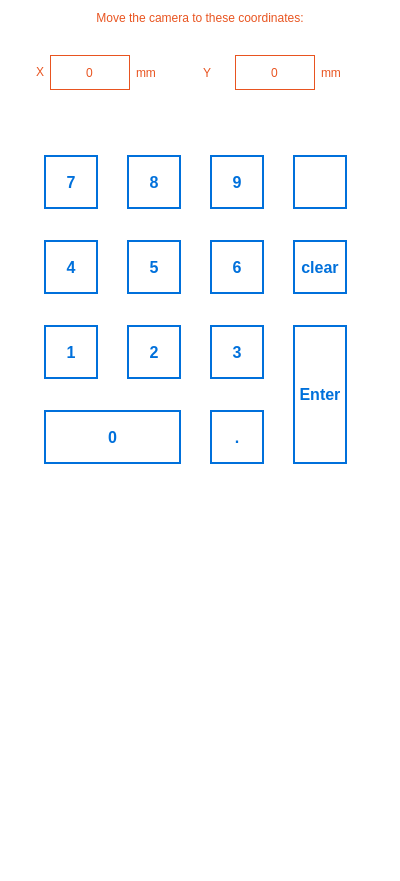
     <widget class="QWidget" name="moveLeftCamWidget" native="true">
      <property name="geometry">
       <rect>
        <x>50</x>
        <y>30</y>
        <width>400</width>
        <height>881</height>
       </rect>
      </property>
      <property name="sizePolicy">
       <sizepolicy hsizetype="Fixed" vsizetype="Preferred">
        <horstretch>0</horstretch>
        <verstretch>0</verstretch>
       </sizepolicy>
      </property>
      <property name="minimumSize">
       <size>
        <width>400</width>
        <height>0</height>
       </size>
      </property>
      <property name="maximumSize">
       <size>
        <width>0</width>
        <height>16777215</height>
       </size>
      </property>
      <property name="styleSheet">
       <string notr="true">background-color: #fff;
border-bottom-right-radius: 240px;</string>
      </property>
      <layout class="QVBoxLayout" name="verticalLayout_6" stretch="0,5,45">
       <item>
        <widget class="QLabel" name="label_27">
         <property name="maximumSize">
          <size>
           <width>16777215</width>
           <height>16777215</height>
          </size>
         </property>
         <property name="styleSheet">
          <string notr="true">text-align: left;
font: normal normal bold 15px/15px Arial;
letter-spacing: 0px;
color: #E85420;
opacity: 1;</string>
         </property>
         <property name="text">
          <string>Move the camera to these coordinates:</string>
         </property>
         <property name="alignment">
          <set>Qt::AlignmentFlag::AlignCenter</set>
         </property>
         <property name="wordWrap">
          <bool>true</bool>
         </property>
        </widget>
       </item>
       <item>
        <layout class="QHBoxLayout" name="horizontalLayout_9">
         <property name="leftMargin">
          <number>25</number>
         </property>
         <property name="rightMargin">
          <number>25</number>
         </property>
         <item>
          <widget class="QLabel" name="label_28">
           <property name="sizePolicy">
            <sizepolicy hsizetype="Fixed" vsizetype="Fixed">
             <horstretch>0</horstretch>
             <verstretch>0</verstretch>
            </sizepolicy>
           </property>
           <property name="styleSheet">
            <string notr="true">text-align: left;
font: normal normal 20px/20px Arial;
letter-spacing: 0px;
color: #E85420;
opacity: 1;</string>
           </property>
           <property name="text">
            <string>X</string>
           </property>
          </widget>
         </item>
         <item>
          <widget class="QSpinBox" name="spinBox">
           <property name="sizePolicy">
            <sizepolicy hsizetype="Expanding" vsizetype="Fixed">
             <horstretch>0</horstretch>
             <verstretch>0</verstretch>
            </sizepolicy>
           </property>
           <property name="maximumSize">
            <size>
             <width>80</width>
             <height>35</height>
            </size>
           </property>
           <property name="styleSheet">
            <string notr="true">border: 1px solid #E85420;
text-align: center;
font: normal normal bold 15px/19px Arial;
letter-spacing: 0px;
color: #E85420;
</string>
           </property>
           <property name="alignment">
            <set>Qt::AlignmentFlag::AlignCenter</set>
           </property>
           <property name="buttonSymbols">
            <enum>QAbstractSpinBox::ButtonSymbols::NoButtons</enum>
           </property>
           <property name="maximum">
            <number>999999999</number>
           </property>
          </widget>
         </item>
         <item>
          <widget class="QLabel" name="label_29">
           <property name="styleSheet">
            <string notr="true">text-align: left;
font: normal normal 20px/20px Arial;
letter-spacing: 0px;
color: #E85420;
opacity: 1;</string>
           </property>
           <property name="text">
            <string>mm</string>
           </property>
          </widget>
         </item>
         <item>
          <widget class="QLabel" name="label_30">
           <property name="styleSheet">
            <string notr="true">text-align: left;
font: normal normal 20px/20px Arial;
letter-spacing: 0px;
color: #E85420;
opacity: 1;</string>
           </property>
           <property name="text">
            <string>Y</string>
           </property>
           <property name="alignment">
            <set>Qt::AlignmentFlag::AlignCenter</set>
           </property>
          </widget>
         </item>
         <item>
          <widget class="QSpinBox" name="spinBox_2">
           <property name="sizePolicy">
            <sizepolicy hsizetype="Expanding" vsizetype="Fixed">
             <horstretch>0</horstretch>
             <verstretch>0</verstretch>
            </sizepolicy>
           </property>
           <property name="maximumSize">
            <size>
             <width>80</width>
             <height>35</height>
            </size>
           </property>
           <property name="styleSheet">
            <string notr="true">border: 1px solid #E85420;
text-align: center;
font: normal normal bold 15px/19px Arial;
letter-spacing: 0px;
color: #E85420;
</string>
           </property>
           <property name="alignment">
            <set>Qt::AlignmentFlag::AlignCenter</set>
           </property>
           <property name="buttonSymbols">
            <enum>QAbstractSpinBox::ButtonSymbols::NoButtons</enum>
           </property>
           <property name="maximum">
            <number>999999999</number>
           </property>
          </widget>
         </item>
         <item>
          <widget class="QLabel" name="label_31">
           <property name="styleSheet">
            <string notr="true">text-align: left;
font: normal normal 20px/20px Arial;
letter-spacing: 0px;
color: #E85420;
opacity: 1;</string>
           </property>
           <property name="text">
            <string>mm</string>
           </property>
          </widget>
         </item>
        </layout>
       </item>
       <item>
        <widget class="QWidget" name="widget1" native="true">
         <property name="layoutDirection">
          <enum>Qt::LayoutDirection::LeftToRight</enum>
         </property>
         <property name="styleSheet">
          <string notr="true">QPushButton { border: 2px solid #0070DB; background-color: #ffffff; color: #0070DB; font: 16px; font-weight: 700; font-family: arial; width: 50px; height: 50px;}</string>
         </property>
         <widget class="QWidget" name="formLayoutWidget">
          <property name="geometry">
           <rect>
            <x>10</x>
            <y>10</y>
            <width>351</width>
            <height>361</height>
           </rect>
          </property>
          <layout class="QGridLayout" name="gridLayout_2">
           <item row="0" column="0">
            <widget class="QPushButton" name="btn7_g">
             <property name="sizePolicy">
              <sizepolicy hsizetype="Fixed" vsizetype="Fixed">
               <horstretch>0</horstretch>
               <verstretch>0</verstretch>
              </sizepolicy>
             </property>
             <property name="focusPolicy">
              <enum>Qt::FocusPolicy::NoFocus</enum>
             </property>
             <property name="styleSheet">
              <string notr="true"/>
             </property>
             <property name="text">
              <string>7</string>
             </property>
            </widget>
           </item>
           <item row="1" column="1">
            <widget class="QPushButton" name="btn5_g">
             <property name="focusPolicy">
              <enum>Qt::FocusPolicy::NoFocus</enum>
             </property>
             <property name="text">
              <string>5</string>
             </property>
            </widget>
           </item>
           <item row="0" column="3">
            <widget class="QPushButton" name="btnBackspace_g">
             <property name="sizePolicy">
              <sizepolicy hsizetype="Fixed" vsizetype="Fixed">
               <horstretch>0</horstretch>
               <verstretch>0</verstretch>
              </sizepolicy>
             </property>
             <property name="focusPolicy">
              <enum>Qt::FocusPolicy::NoFocus</enum>
             </property>
             <property name="text">
              <string/>
             </property>
             <property name="icon">
              <iconset resource="../../resources.qrc">
               <normaloff>:/icons/btnBackspace.svg</normaloff>:/icons/btnBackspace.svg</iconset>
             </property>
             <property name="iconSize">
              <size>
               <width>30</width>
               <height>30</height>
              </size>
             </property>
            </widget>
           </item>
           <item row="3" column="2">
            <widget class="QPushButton" name="btnBPoint_g">
             <property name="focusPolicy">
              <enum>Qt::FocusPolicy::NoFocus</enum>
             </property>
             <property name="text">
              <string>.</string>
             </property>
            </widget>
           </item>
           <item row="2" column="0">
            <widget class="QPushButton" name="btn1_g">
             <property name="focusPolicy">
              <enum>Qt::FocusPolicy::NoFocus</enum>
             </property>
             <property name="text">
              <string>1</string>
             </property>
            </widget>
           </item>
           <item row="1" column="0">
            <widget class="QPushButton" name="btn4_g">
             <property name="focusPolicy">
              <enum>Qt::FocusPolicy::NoFocus</enum>
             </property>
             <property name="text">
              <string>4</string>
             </property>
            </widget>
           </item>
           <item row="1" column="2">
            <widget class="QPushButton" name="btn6_g">
             <property name="focusPolicy">
              <enum>Qt::FocusPolicy::NoFocus</enum>
             </property>
             <property name="text">
              <string>6</string>
             </property>
            </widget>
           </item>
           <item row="2" column="3" rowspan="2">
            <widget class="QPushButton" name="btnEnter_g">
             <property name="sizePolicy">
              <sizepolicy hsizetype="Fixed" vsizetype="Fixed">
               <horstretch>0</horstretch>
               <verstretch>0</verstretch>
              </sizepolicy>
             </property>
             <property name="maximumSize">
              <size>
               <width>16777215</width>
               <height>140</height>
              </size>
             </property>
             <property name="focusPolicy">
              <enum>Qt::FocusPolicy::NoFocus</enum>
             </property>
             <property name="acceptDrops">
              <bool>false</bool>
             </property>
             <property name="layoutDirection">
              <enum>Qt::LayoutDirection::RightToLeft</enum>
             </property>
             <property name="text">
              <string>Enter</string>
             </property>
            </widget>
           </item>
           <item row="0" column="1">
            <widget class="QPushButton" name="btn8_g">
             <property name="sizePolicy">
              <sizepolicy hsizetype="Fixed" vsizetype="Fixed">
               <horstretch>0</horstretch>
               <verstretch>0</verstretch>
              </sizepolicy>
             </property>
             <property name="focusPolicy">
              <enum>Qt::FocusPolicy::NoFocus</enum>
             </property>
             <property name="text">
              <string>8</string>
             </property>
            </widget>
           </item>
           <item row="2" column="2">
            <widget class="QPushButton" name="btn3_g">
             <property name="focusPolicy">
              <enum>Qt::FocusPolicy::NoFocus</enum>
             </property>
             <property name="text">
              <string>3</string>
             </property>
            </widget>
           </item>
           <item row="2" column="1">
            <widget class="QPushButton" name="btn2_g">
             <property name="focusPolicy">
              <enum>Qt::FocusPolicy::NoFocus</enum>
             </property>
             <property name="text">
              <string>2</string>
             </property>
            </widget>
           </item>
           <item row="3" column="0" colspan="2">
            <widget class="QPushButton" name="btn0_g">
             <property name="focusPolicy">
              <enum>Qt::FocusPolicy::NoFocus</enum>
             </property>
             <property name="text">
              <string>0</string>
             </property>
            </widget>
           </item>
           <item row="0" column="2">
            <widget class="QPushButton" name="btn9_g">
             <property name="sizePolicy">
              <sizepolicy hsizetype="Fixed" vsizetype="Fixed">
               <horstretch>0</horstretch>
               <verstretch>0</verstretch>
              </sizepolicy>
             </property>
             <property name="focusPolicy">
              <enum>Qt::FocusPolicy::NoFocus</enum>
             </property>
             <property name="text">
              <string>9</string>
             </property>
            </widget>
           </item>
           <item row="1" column="3">
            <widget class="QPushButton" name="btnClear_g">
             <property name="focusPolicy">
              <enum>Qt::FocusPolicy::NoFocus</enum>
             </property>
             <property name="text">
              <string>clear</string>
             </property>
            </widget>
           </item>
          </layout>
         </widget>
        </widget>
       </item>
      </layout>
     </widget>
